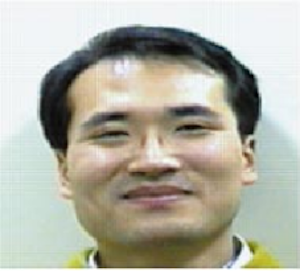
#> input picture homme.png, 300 x 271 px, found by its file name
$ python morphing.py
#> lines starting #> are read from the running program, lines starting #| are printed output that depends on the picture
### transform.py
import numpy as np
from math import *
from numpy import linalg as LA
from scipy.spatial.transform import Rotation as R
#from quaternionop import quaternion_multiply, quaternion_divide
import cv2
'''
def slerp(quat1, quat2, alpha):

    q_r=quaternion_divide(quat2,quat1)
    w_r=q_r[3]
    q_r= np.asarray(q_r)
    if w_r<0 :
        q_r= - q_r

    v_r=q_r[0:3]

    theta_r = 2*atan(LA.norm(v_r)/w_r)

    n_r = v_r/LA.norm(v_r)

    theta_alpha = alpha * theta_r

    theta_n_r = sin(theta_alpha/2)*n_r
    q_alpha =  [theta_n_r[0], theta_n_r[1], theta_n_r[2], cos(theta_alpha/2)]

    slerp1 = quaternion_multiply(q_alpha,quat1)

    return slerp1

def rotation(R_1,R_2,num_frames, frame_num):
    r1=R.from_dcm(R_1)
    q1=r1.as_quat()
    r2=R.from_dcm(R_2)
    q2=r2.as_quat()
    q_i=slerp(q1,q2,frame_num/num_frames)
    r = R.from_quat(q_i)
    R_i=r.as_dcm()
    return R_i

def translation(t_1,t_2,num_frames, frame_num):
    t=(t_2-t_1)*frame_num/num_frames+t_1
    return t

def intrinsic(f1,f2,num_frames, frame_num,c_x_2,c_y_2):
    f_nor=(f2-f1)*frame_num/num_frames+f1
    f_inv=(f1-f2)*(num_frames-frame_num-1)/num_frames+f2
    K2_nor = np.asarray([[f_nor,0,c_x_2],[0,f_nor,c_y_2],[0,0,1]])
    K2_inv = np.asarray([[f_inv,0,c_x_2],[0,f_inv,c_y_2],[0,0,1]])
    return K2_nor,K2_inv

def transform_normal(R_1,R_incr,t_1,t_incr,x,y,K1,K2):
    R_t_init_1=np.identity(4)
    R_t_init_1[0:3,0:3]=R_1
    R_t_init_1[0:3,3]=t_1
    K_ext_1=np.identity(4)
    K_ext_1[0:3,0:3]=K1
    P_1= K_ext_1@R_t_init_1

    R_t_init_2=np.identity(4)
    R_t_init_2[0:3,0:3]=R_incr
    R_t_init_2[0:3,3]=t_incr
    K_ext_2=np.identity(4)
    K_ext_2[0:3,0:3]=K2
    P_2= K_ext_2@R_t_init_2

    M=P_2@np.linalg.inv(P_1)
    x1=np.asarray([x,y,1,0]) #we consider that the depth d = 0
    x2=M@x1
    return x2[0], x2[1]
'''
def transform_corners(x1,y1,x2,y2,num_frames, frame_num):
    x=(x2-x1)*frame_num/num_frames+x1
    y=(y2-y1)*frame_num/num_frames+y1
    return x,y

def find_corners(array):
    idx_max_x=0
    idx_max_y=0
    idx_min_x=0
    idx_min_y=0
    max_x=array[0][0]
    max_y=array[0][1]
    min_x=array[0][0]
    min_y=array[0][1]
    for i in range (array.shape[0]):
        if array[i][0]>max_x:
            idx_max_x=i
            max_x=array[i][0]
        if array[i][1]>max_y:
            idx_max_y=i
            max_y=array[i][1]
        if array[i][0]<min_x:
            idx_min_x=i
            min_x=array[i][0]
        if array[i][1]<min_y:
            idx_min_y=i
            min_y=array[i][1]
    return [idx_max_x,idx_max_y,idx_min_x,idx_min_y]

def warp_tri(inpt, tri1, tri2,output):
    height_1,width_1=inpt.shape[:2]

    r1 = cv2.boundingRect(tri1)
    r2 = cv2.boundingRect(tri2)

    tri1Cropped=[]
    tri2Cropped=[]
    for i in range(0, 3):
        tri1Cropped.append(((tri1[i][0] - r1[0]),(tri1[i][1] - r1[1])))
        tri2Cropped.append(((tri2[i][0] - r2[0]),(tri2[i][1] - r2[1])))

    img1Cropped = inpt[r1[1]:r1[1] + r1[3], r1[0]:r1[0] + r1[2]]
    warpMat = cv2.getAffineTransform(np.float32(tri1Cropped), np.float32(tri2Cropped))
    img2Cropped = cv2.warpAffine( img1Cropped, warpMat, (r2[2], r2[3]), None, flags=cv2.INTER_LINEAR, borderMode=cv2.BORDER_REFLECT_101 )

    mask = np.zeros((r2[3], r2[2], 3), dtype = np.float32)
    cv2.fillConvexPoly(mask, np.int32(tri2Cropped), (1.0, 1.0, 1.0), 16, 0)
    img2Cropped = img2Cropped * mask
    for j in range(r2[1],r2[1]+r2[3]):
        for i in range(r2[0],r2[0]+r2[2]):
            if 0<i <width_1:
                if 0<j<height_1:
                    if mask[j-r2[1],i-r2[0]][0]==1.0 and mask[j-r2[1],i-r2[0]][1]==1.0 and mask[j-r2[1],i-r2[0]][2]==1.0 :
                        output[j, i] = img2Cropped[j-r2[1],i-r2[0]]
    return output


### morphing.py
import numpy as np
import cv2
from scipy.spatial import Delaunay
from math import *
from transform import *

inpt1 = cv2.imread('C:/Users/jules/Documents/GitHub/Morphing-opencv/homme.png')
#> inpt1 is the input picture: shape (271, 300, 3); mean B, G, R 164.8, 177.6, 177.9
inpt2 = cv2.imread('C:/Users/jules/Documents/GitHub/Morphing-opencv/chat.png')
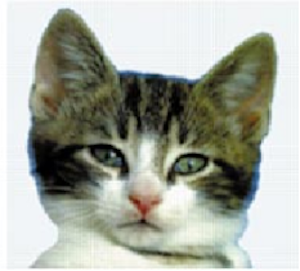
#> input picture chat.png, 300 x 271 px, found by its file name
#> inpt2 is the input picture: shape (271, 300, 3); mean B, G, R 160.7, 171.4, 167.5
inpt1_copy = inpt1.copy()
inpt2_copy = inpt2.copy()

height_1,width_1=inpt1.shape[:2]
#> height_1 = 271; width_1 = 300
height_2,width_2=inpt2.shape[:2]
#> height_2 = 271; width_2 = 300

list_pt1=[]
list_pt2=[]

def click_event(event, x, y, flags, params):
	global counter
	if event == cv2.EVENT_LBUTTONDOWN:
		if counter%2==0:
			cv2.circle(inpt1_copy,(x,y),3,(0,0,255),thickness=-1)
			cv2.imshow('homme', inpt1_copy)
			list_pt1.append((x,y))
		else:
			cv2.circle(inpt2_copy,(x,y),3,(0,0,255),thickness=-1)
			cv2.imshow('chat', inpt2_copy)
			list_pt2.append((x,y))

for counter in range(28):
	print(counter)
	print(list_pt1)
	print(list_pt2)
	if counter%2==0:
		cv2.imshow('homme',inpt1_copy)
		cv2.setMouseCallback('homme', click_event)
		cv2.waitKey(0)
	if counter%2!=0:
		cv2.imshow('chat',inpt2_copy)
		cv2.setMouseCallback('chat', click_event)
		cv2.waitKey(0)

pt1=np.asarray(list_pt1)
pt2=np.asarray(list_pt2)

list_pt1.extend([(0.0,0.0),(0.0,float(height_1)),(float(width_1),0.0),(float(width_1),float(height_1))])
list_pt2.extend([(0.0,0.0),(0.0,float(height_1)),(float(width_1),0.0),(float(width_1),float(height_1))])

#compute Delaunay triangulation from 25 matches
pt1=np.asarray(list_pt1)
#> pt1 = [[0, 0], [0, 271], [300, 0], [300, 271]]
pt2=np.asarray(list_pt2)
#> pt2 = [[0, 0], [0, 271], [300, 0], [300, 271]]
tri=Delaunay(list_pt1)
simplices = tri.simplices
imgs=[]
num_frames = 25
find=find_corners(pt1)

for frame_num in range(num_frames):
	frame_num_2=num_frames-1-frame_num
	transfo_pt1=np.zeros(pt1.shape)
	transfo_pt2=np.zeros(pt2.shape)

	for i in range(transfo_pt1.shape[0]):
		transfo_pt1[i][0],transfo_pt1[i][1]=transform_corners(pt1[i][0],pt1[i][1],pt2[i][0],pt2[i][1],num_frames, frame_num)
		transfo_pt2[i][0],transfo_pt2[i][1]=transform_corners(pt2[i][0],pt2[i][1],pt1[i][0],pt1[i][1],num_frames, frame_num_2)

	output1 = np.zeros(inpt1.shape, dtype=inpt1.dtype)
	output2 = np.zeros(inpt1.shape, dtype=inpt1.dtype)
	for i in range(simplices.shape[0]) :
		src_1 = pt1[simplices][i]
		src_1 = np.float32(src_1.astype(int))
		transfo_1 = transfo_pt1[simplices][i]
		transfo_1 = np.float32(transfo_1.astype(int))
		src_2 = pt2[simplices][i]
		src_2 = np.float32(src_2.astype(int))
		transfo_2 = transfo_pt2[simplices][i]
		transfo_2 = np.float32(transfo_2.astype(int))
		output1=warp_tri(inpt1, src_1, transfo_1,output1)
		output2=warp_tri(inpt2, src_2, transfo_2,output2)

	output3 = cv2.addWeighted(output1, 1-(frame_num/num_frames), output2, frame_num/num_frames, 0.0)
	cv2.imshow('image no %d' % frame_num, output3)
	if cv2.waitKey(0) & 0xff == 27:
		break
	else :
 		cv2.destroyAllWindows()
#> this loop made 1 pass; (key Esc is pressed on pass 1)
#> pass 1, in warp_tri, `img2Cropped = cv2.warpAffine( img1Cropped, warpMat, (r2[2], r2[3]), No..`:
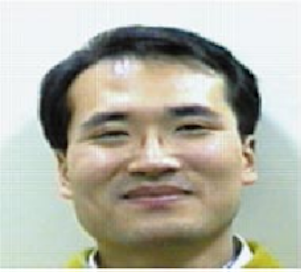
#> img2Cropped: shape (272, 301, 3); mean B, G, R 165.3, 178, 178.3
#> pass 1, in warp_tri, `img2Cropped = img2Cropped * mask`:
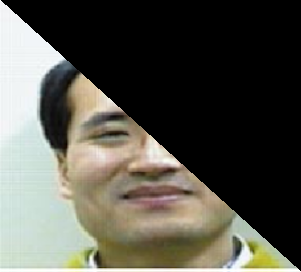
#> img2Cropped: shape (272, 301, 3) float32; mean B, G, R 75.8, 85, 86.1
#> pass 1, in warp_tri (call 2), `img2Cropped = cv2.warpAffine( img1Cropped, warpMat, (r2[2], r2[3]), No..`:
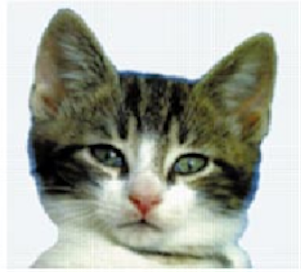
#> img2Cropped: shape (272, 301, 3); mean B, G, R 161.3, 172, 168
#> pass 1, in warp_tri (call 2), `img2Cropped = img2Cropped * mask`:
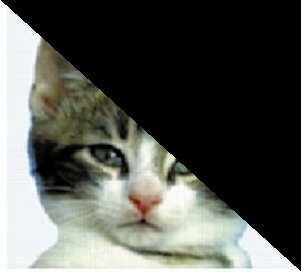
#> img2Cropped: shape (272, 301, 3) float32; mean B, G, R 81.8, 87.3, 85.3
